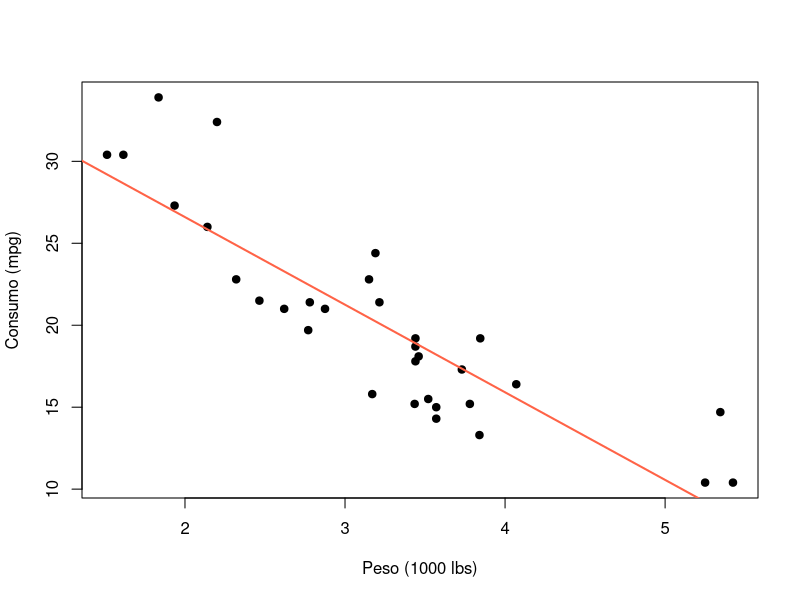
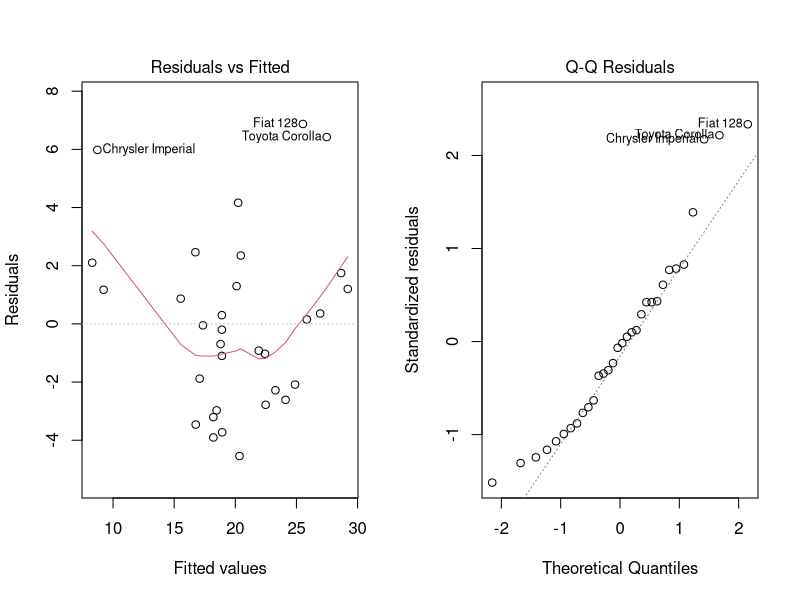
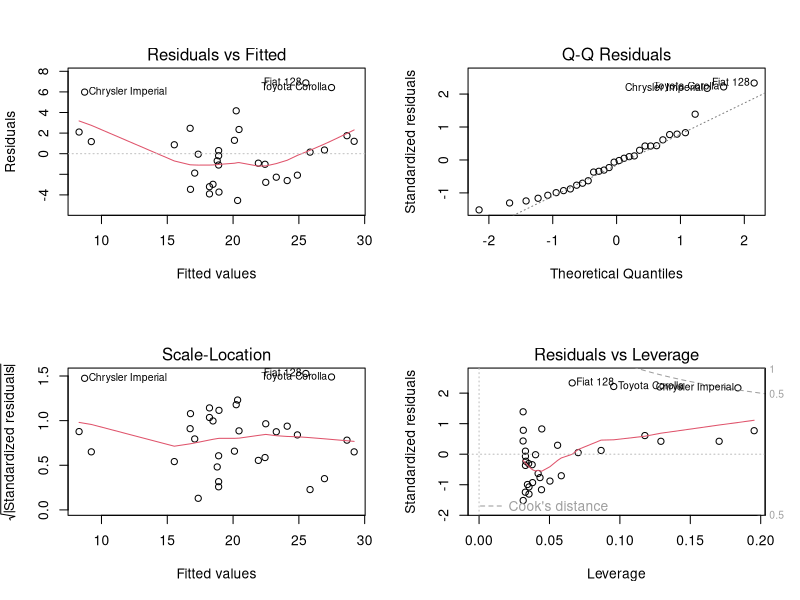

Reproduce these figures in R, in order.
## ---- chunk 1
# Exemplo base que iremos usar
data(mtcars)
head(mtcars[, c("mpg", "wt")], 5)
## ---- chunk 2
# Ajuste do modelo SLR: mpg ~ wt
m_slr <- lm(mpg ~ wt, data = mtcars)
coef(m_slr)
## ---- chunk 3
# Gráfico de dispersão + reta ajustada
plot(mtcars$wt, mtcars$mpg,
     pch=19, xlab="Peso (1000 lbs)", ylab="Consumo (mpg)")
abline(m_slr, col="tomato", lwd=2)
## ---- chunk 4
# RSS do modelo
rss <- sum(residuals(m_slr)^2)
n <- nrow(mtcars)
rss
## ---- chunk 5
# Cálculo manual de beta1 e beta0
x <- mtcars$wt; y <- mtcars$mpg
b1 <- sum( (x-mean(x))*(y-mean(y)) ) / sum( (x-mean(x))^2 )
b0 <- mean(y) - b1*mean(x)
c(b0=b0, b1=b1)
## ---- chunk 6
summary(m_slr)$coefficients
## ---- chunk 7
# Rápida inspeção dos resíduos
par(mfrow=c(1,2))
plot(m_slr, which=1)  # resíduos vs ajustados
plot(m_slr, which=2)  # QQ-plot
par(mfrow=c(1,1))
## ---- chunk 8
sigma2_hat <- sum(residuals(m_slr)^2)/(n-2)
RSE <- sqrt(sigma2_hat)
c(sigma2_hat=sigma2_hat, RSE=RSE)
## ---- chunk 9
# Conferir com o summary()
summary(m_slr)$coefficients[,2]
## ---- chunk 10
# Estatística t e p-valor para beta1
t_val <- summary(m_slr)$coefficients["wt","t value"]
p_val <- summary(m_slr)$coefficients["wt","Pr(>|t|)"]
c(t=t_val, p=p_val)
## ---- chunk 11
confint(m_slr)
## ---- chunk 12
summary(m_slr)$r.squared
## ---- chunk 13
# Ponto, IC da média e IP para wt=3
predict(m_slr, newdata = data.frame(wt=3), interval="confidence")
predict(m_slr, newdata = data.frame(wt=3), interval="prediction")
## ---- chunk 14
par(mfrow=c(2,2))
plot(m_slr)          # 4 gráficos padrão de diagnóstico
par(mfrow=c(1,1))
